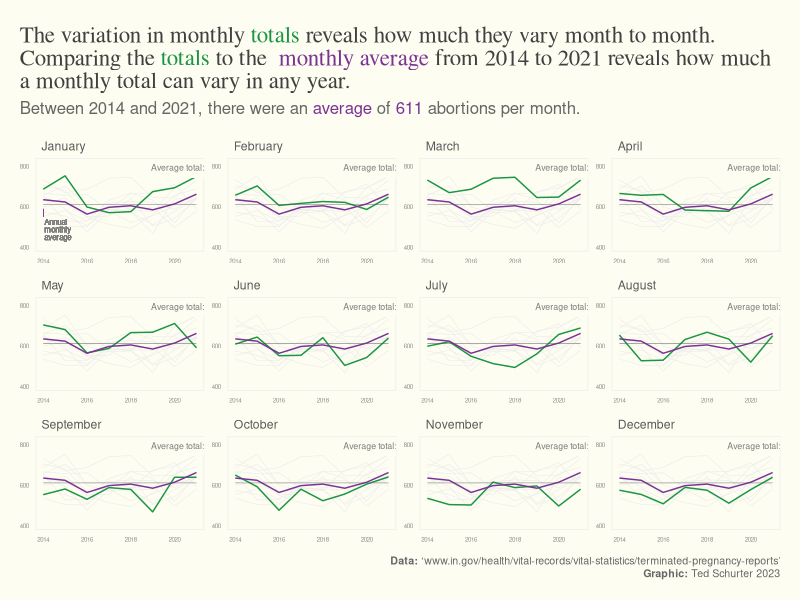
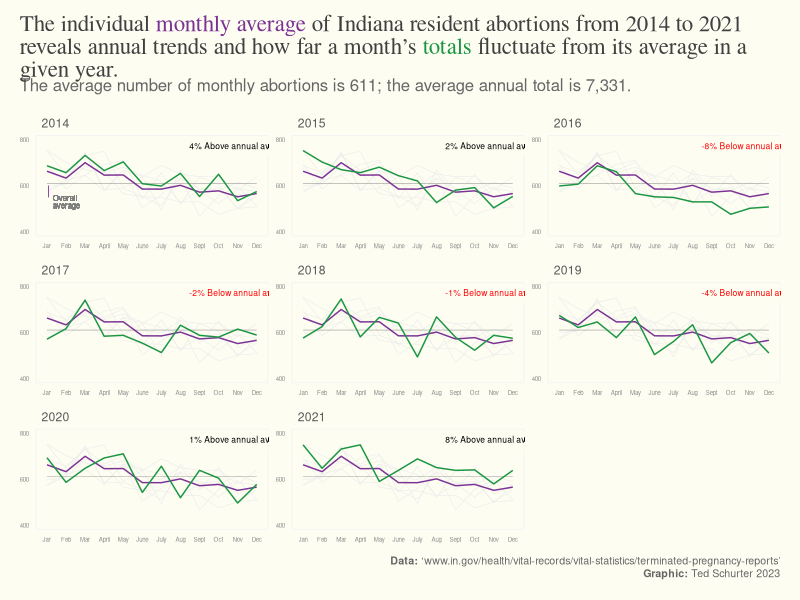
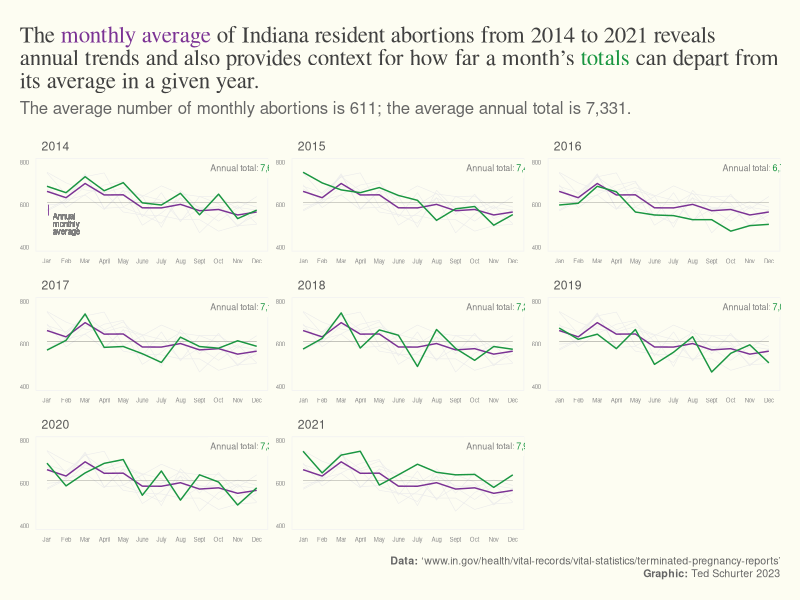
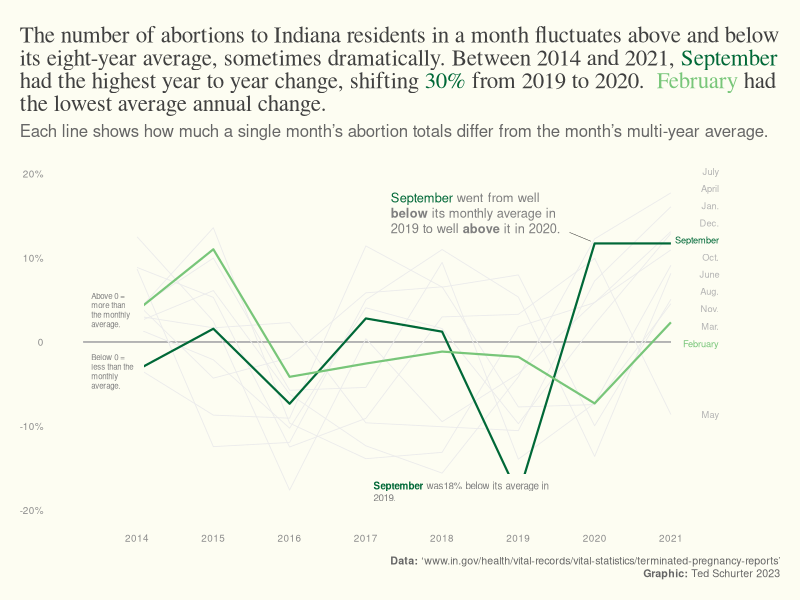

Generate these figures, in order, with R:
library(tidyverse)
library(ggrepel)
library(ggtext)

# import cleaned data 

mnth <- read_csv("Exported_Data/month_ab_IN_res_clean.csv")

# set custom theme ####
t_theme <- function(base_size = 10){
  
  theme_classic() %+replace%
    
    theme( 
      #grid elements
      panel.grid.major.y = element_line(color = "gray85", size = .25),
      #panel.grid.major.y = element_blank(),
      panel.grid.major.x = element_blank(), 
      axis.line = element_blank(),
      axis.ticks = element_blank(), 
      
      #axis.line = element_line(color = "gray90"),
      #axis.line.y = element_blank(),
      
      axis.text = element_text(color = "gray55",
                               size  = rel(.65)),
      axis.title.x = element_blank(),
        # element_text(color = "gray55",
        # size = rel(.65), hjust = 0),
      axis.title.y = element_blank(),
        # element_text(color = "gray55",
        #             size = rel(.6)),
      
      plot.title = element_textbox_simple(size = rel(1.5), color = "gray25", 
                                          hjust = 0,lineheight = 1, 
                                          margin = margin(0.2, 0, .2, 0, unit = "cm"),
                                          family = "serif",face = "plain"),
      plot.subtitle = element_textbox_simple(size = rel(1.1), color = "gray40", hjust = 0,
                                             lineheight = 1,margin = margin(0, 0, .4, 0, unit = "cm"),),
      plot.caption = element_textbox_simple(family = "sans", size = rel(.7),
                                            color = "gray40", halign = 1,
                                            lineheight = 1.2),
      plot.title.position = "plot",
      plot.caption.position = "panel", 
      plot.margin = margin(.5, .5, .5,.5, unit = "cm"),
      plot.background = element_rect(fill  = panel_c,
                                     color = panel_c),
      panel.background = element_rect(fill = panel_c,
                                      color = panel_c)
    )
}


# set colors 

# panel color
panel_c <- "#fdfdf2"

# monthly color 
mc <- "#1a9641"
avgc <- "#7b3294"
# high average month 
h_avgc <- "#006837"  
# low average month
l_avgc <- "#78c679"
# avg month
avg_mc <- "#af8dc3"

mnth$month <- factor(mnth$month, levels = c(
  "January", "February", "March", "April", "May", "June", "July","August",
  "September", "October", "November", "December"))
#
# create new dataframe with column to retain month grouping when faceting
mnth2 <- mnth
mnth2$m2 <- mnth2$month
# remove original month column so new dataframe isn't faceted by it when month is called
mnth2$month <- NULL

mnth_tot_lab <- mnth %>% group_by(month) %>% 
  summarise(m_avg = round(mean(res)))



#

ggplot()+ 
  geom_line(data = mnth2,
            aes(year, res, group = m2), color = "gray92", size = .2)+
  geom_line(data = mnth,
            aes(year, res, group = month),color = mc, show.legend = F)+
  geom_line(data = mnth %>% group_by(year) %>% mutate(avg = mean(res)),
            aes(year, avg, group = month),
            color = avgc)+
  # average monthly total
  geom_richtext(data = mnth_tot_lab,
                aes(x= 2018.7, y = 790, 
                    label = paste0("Average total:<span style = 'color:",mc,"'> ", 
                                   prettyNum(m_avg, big.mark = ",", scientific = FALSE),"</span>")),
                label.colour = NA, fill = panel_c,
                size = rel(2.25), color = "gray50", hjust = 0)+
# # annual mean
  geom_segment(data = mnth %>%
               summarise(res = mean(res)),
             aes(x = 2014, xend = 2021,
                 y = res, yend = res),
             color = "gray30", linewidth = .15,
             show.legend = F)+
  scale_x_continuous(limits = c(2014,2021),
                   breaks = c(2014, 2016, 2018, 2020),
                   labels = c("2014", "2016", "2018",
                              "2020" ))+
  scale_y_continuous(limits = c(400,820),
                     breaks = c(400, 600, 800),
                     labels = c("400", "600", "800"))+
  #annual average label
  # geom_text(data = mnth %>% filter( month == "January"),
  #           aes(x=2016.05, y = 420, label = "Annual average"),
  #           size = rel(2), color = avgc)+
  geom_text(data = mnth %>% filter( month == "January"),
            aes(x= 2014.05, y = 540, label = "Annual\nmonthly\naverage"),
            size = rel(2), color = "gray50", hjust = 0, lineheight = .8, 
            vjust = 1)+
  # annual average label line
  geom_segment(data = mnth %>% filter( month == "January"),
            aes(x=2014, xend = 2014,
                y = 550, yend = 590),
            size = .10, color = avgc)+
  t_theme()+
  facet_wrap(~ month, scales = "free")+
  theme(
    strip.background = element_blank(),
    strip.text = element_text(color = "gray35", hjust = 0),
    panel.grid.major.y = element_blank(),
    panel.background = element_rect(fill = panel_c,
                                    color = "gray93"),
    axis.text = element_text(color = "gray55",
                             size  = rel(.4)),
  )+
  labs(
  title = paste0("The variation in monthly <span style = 'color:",mc,"'>totals</span> 
                 reveals how much they vary month to month. Comparing the <span style =
                 'color:",mc,"'>totals</span> to the <span style = 'color:",avgc,"'>
                 monthly average</span> from 2014 to 2021 reveals how much a monthly total can vary in any year. "),
       
  subtitle = paste0("Between 2014 and 2021, there were an<span style = 'color:",avgc,"'>
                    average</span> of <span style = 'color:",avgc,"'>",
  round(mean(mnth$res)), 
  " </span>abortions per month."),
  caption = "<br>**Data:** 'www.in.gov/health/vital-records/vital-statistics/terminated-pregnancy-reports'<br>
  **Graphic:** Ted Schurter 2023")

#ggsave(filename = "Plots/svg/ab_month.svg",width = 11, height = 6, units = "in")

#
# make facet label reflect average annual % above or below average

# to do so, need to add df with label, color, etc

yr_tot_lab <- mnth %>% group_by(year) %>% 
  mutate(annual = sum(res)) %>% 
  ungroup() %>% 
  mutate(mn_an = mean(annual),
         lab = paste0(if_else(annual>mean(annual), "Above annual average", "Below annual average"))) %>% 
  ungroup() %>% 
  mutate(
    pct = round((annual-mean(annual))/annual*100),
    col = if_else(pct>0, "black", "red"))

# create duplicate year column for faceting
mnth2$y2 <- mnth$year
mnth2$month <- NULL
mnth2$year <- NULL

mnth %>% group_by(month) %>% 
  mutate(av = round(mean(res))) %>% 
  ggplot()+ theme_classic()+
  # lines for all months
  geom_line(data = mnth2,
            aes(m2, res, group = y2), color = "gray92", size = .2)+
  # line for monthly average
  geom_line(data = mnth %>% group_by(month) %>%
              summarise(res = mean(res)) %>%
              ungroup(),
            aes(month, res, group = 1),  color = avgc, show.legend = F)+
  # line for annual average
  geom_segment(data = mnth %>%
                 summarise(res = mean(res)) %>%
                 ungroup(),
               aes(x = 1, xend = 12,
                   y = res, yend = res), size = .1, color = "gray30", 
               #linetype = "dotted", 
               show.legend = F)+
  # line for monthly totals
  geom_line(
    aes(month, res, group = year), color = mc, show.legend = F)+
  # label for monthly average
  geom_text(data = mnth %>% filter( year == "2014"),
            aes(x= 1.3, y = 560, label = "Overall\naverage"),
            size = rel(2), color = "gray50", hjust = 0, lineheight = .8, 
            vjust = 1)+
  # line for label for monthly average
  geom_segment(data = mnth %>% filter( year == "2014"),
               aes(x=1.1, xend = 1.1,
                   y = 550, yend = 600),
               size = .05, color = avgc)+
  # total abortions for year
  geom_richtext(data = yr_tot_lab,
                aes(x= 8.2, y = 770, 
                    label = paste0(pct,"% ",lab," ")),
                label.colour = NA, fill = panel_c,
                size = rel(2.15), color = yr_tot_lab$col, hjust = 0)+
  # invisible mark to preserve equal y scale for each facet
  geom_point(aes(x=1, y = 500), color = panel_c)+
  scale_y_continuous(limits = c(400,800),
                     breaks = c(400, 600, 800),
                     labels = c("400", "600", "800"))+
  scale_x_discrete(
    breaks = c("January", "February", "March", "April","May", "June",
               "July", "August", "September", "October", "November","December"),
    labels = c("Jan","Feb","Mar", "April", "May", "June", "July",
               "Aug", "Sept", "Oct", "Nov", "Dec"))+
  t_theme()+
  facet_wrap(~ year, scales = "free")+
  theme(
    strip.background = element_blank(),
    strip.text = element_text(color = "gray35", hjust = 0),
    panel.grid.major.y = element_blank(),
    panel.background = element_rect(fill = panel_c,
                                    color = "gray95"),
    axis.text = element_text(color = "gray55",
                             size  = rel(.4)),
  )+
  labs(title = paste0("The individual <span style = 'color:",avgc,"'>monthly average</span> of Indiana resident abortions from 2014 to 2021 reveals annual trends 
  and how far a month’s<span style = 'color:",mc,"'> 
  totals</span> fluctuate from its average in a given year."),
  subtitle = paste0("The average number of monthly abortions is ", 
  round(mean(mnth$res)),
  "; the average annual total is ",
  prettyNum(round(mnth %>% group_by(year) %>% summarise(tot = sum(res)) %>% summarise(mean(tot))), big.mark = ",", scientific = FALSE),"."),
       caption = "<br>**Data:** 'www.in.gov/health/vital-records/vital-statistics/terminated-pregnancy-reports'<br>
  **Graphic:** Ted Schurter 2023")
# by year ####

# add another year column to existing separate dataframe - mnth2 - for faceting
mnth2$y2 <- mnth$year
#mnth2$year <- NULL

yr_tot_lab <- mnth %>% group_by(year) %>% 
  summarise(annual = sum(res))

mnth %>% group_by(month, ) %>% 
  mutate(av = round(mean(res))) %>% 
  ggplot()+theme_classic()+
  # lines for all months
  geom_line(data = mnth2,
            aes(m2, res, group = y2), color = "gray92", size = .2)+
  # line for monthly average
  geom_line(data = mnth %>% group_by(month) %>%
              summarise(res = mean(res)) %>%
              ungroup(),
            aes(month, res, group = 1),  color = avgc, show.legend = F)+
  # line for annual average
  geom_segment(data = mnth %>%
              summarise(res = mean(res)) %>%
              ungroup(),
            aes(x = 1, xend = 12,
                y = res, yend = res), size = .1, color = "gray30", 
            #linetype = "dotted", 
            show.legend = F)+
  # line for monthly totals
  geom_line(
              aes(month, res, group = year), color = mc, show.legend = F)+
  # label for monthly average
  geom_text(data = mnth %>% filter( year == "2014"),
            aes(x= 1.3, y = 560, label = "Annual\nmonthly\naverage"),
            size = rel(2), color = "gray50", hjust = 0, lineheight = .8, 
            vjust = 1)+
  # line for label for monthly average
  geom_segment(data = mnth %>% filter( year == "2014"),
               aes(x=1.1, xend = 1.1,
                   y = 550, yend = 600),
               size = .05, color = avgc)+
  # total abortions for year
  geom_richtext(data = yr_tot_lab,
            aes(x= 9.3, y = 770, 
                label = paste0("Annual total:<span style = 'color:",mc,"'> ", 
                               prettyNum(annual, big.mark = ",", scientific = FALSE),"</span>")),
            label.colour = NA, fill = panel_c,
             size = rel(2.25), color = "gray50", hjust = 0)+
  # invisible mark to preserve equal y scale for each facet
  geom_point(aes(x=1, y = 500), color = panel_c)+
  scale_y_continuous(limits = c(400,800),
                     breaks = c(400, 600, 800),
                     labels = c("400", "600", "800"))+
  scale_x_discrete(
    breaks = c("January", "February", "March", "April","May", "June",
               "July", "August", "September", "October", "November","December"),
    labels = c("Jan","Feb","Mar", "April", "May", "June", "July",
               "Aug", "Sept", "Oct", "Nov", "Dec"))+
  t_theme()+
  facet_wrap(~ year, scales = "free")+
  theme(
    strip.background = element_blank(),
    strip.text = element_text(color = "gray35", hjust = 0),
    panel.grid.major.y = element_blank(),
    panel.background = element_rect(fill = panel_c,
                                    color = "gray95"),
    axis.text = element_text(color = "gray55",
                             size  = rel(.4)),
  )+
  labs(title = paste0("The <span style = 'color:",avgc,"'>monthly average</span> 
  of Indiana resident abortions from 2014 to 2021 reveals annual trends 
  and also provides context for how far a month’s<span style = 'color:",mc,"'> 
  totals</span> can depart from its average in a given year."),
  subtitle = paste0("The average number of monthly abortions is ", 
  round(mean(mnth$res)),
  "; the average annual total is ",
  prettyNum(round(mnth %>% group_by(year) %>% summarise(tot = sum(res)) %>% summarise(mean(tot))), big.mark = ",", scientific = FALSE),"."),
       caption = "<br>**Data:** 'www.in.gov/health/vital-records/vital-statistics/terminated-pregnancy-reports'<br>
  **Graphic:** Ted Schurter 2023")


#ggsave(filename = "Plots/svg/ab_month_yr.svg",width = 11, height = 6, units = "in")

#

# non faceted plot showing percent above normal for months by year ####

# short month labels
s_m_lab <-  c("January" = "Jan.",
              "February" = "February",
              "March" = "Mar.", 
              "April" = "April", 
              "May" = "May",
              "June" = "June",
              "July" = "July",
              "August" = "Aug.",
              "September" = "September",
              "October" = "Oct.",
              "November" = "Nov.",
              "December" = "Dec.")

# month labels colors 

m_lab_c <- c("January"    = "gray70",
             "February"   = l_avgc,
             "March"     = "gray70",
             "April"     = "gray70",
             "May"       = "gray70",
             "June"      = "gray70",
             "July"      = "gray70",
             "August"    = "gray70",
             "September" = h_avgc,
             "October"   = "gray70",
             "November"  = "gray70",
             "December"  = "gray70")

# 
# what is the percent above or below the average monthly total for each month?
t <-  mnth %>% 
  ungroup() %>% 
  group_by(month) %>% 
  mutate(mn_avg = mean(res),
         dif_mn = res-mn_avg,
         pct_df_m = (dif_mn/mn_avg)*100) 

ggplot()+ theme_classic()+
  # line for monthly totals
  geom_segment(data = mnth,
               aes(x=2013.3, xend = 2021,
                   y = 0, yend = 0),
               size = .25, color = "gray70")+
  geom_line(data = mnth %>% 
              ungroup() %>% 
              group_by(month) %>% 
              mutate(mn_avg = mean(res),
                     dif_mn = res-mn_avg,
                     pct_df_m = (dif_mn/mn_avg)*100),
            aes(year, pct_df_m, group = month), 
            size = .3, color = "gray92", show.legend = F)+
  geom_line(data = mnth %>% 
              ungroup() %>% 
              group_by(month) %>% 
              mutate(mn_avg = mean(res),
                     dif_mn = res-mn_avg,
                     pct_df_m = (dif_mn/mn_avg)*100) %>% filter(month == "September"),
            aes(year, pct_df_m, group = month), 
            size = .75, color = h_avgc, show.legend = F)+
  geom_line(data = mnth %>% 
              ungroup() %>% 
              group_by(month) %>% 
              mutate(mn_avg = mean(res),
                     dif_mn = res-mn_avg,
                     pct_df_m = (dif_mn/mn_avg)*100) %>% filter(month == "February"),
            aes(year, pct_df_m, group = month), 
            size = .75, color = l_avgc, show.legend = F)+
  
  geom_text_repel(data = mnth %>% 
                    ungroup() %>% 
                    group_by(month) %>% 
                    mutate(mn_avg = mean(res),
                           dif_mn = res-mn_avg,
                           pct_df_m = (dif_mn/mn_avg)*100) %>% filter(year == 2021),
    #data= t %>% filter(year == 2021),
                  aes(year, pct_df_m, label = s_m_lab),
                  xlim = c(2021.7), 
                  hjust = .25,
                  point.padding = 1.25,
                  nudge_y = 0, 
                  nudge_x = .7,
                  force = 2,
                  color = m_lab_c, 
                  segment.color = "gray75",
                  size = rel(2.35), 
                  fontface = "plain", 
                  direction = "y",
                  segment.size = 0.1,
                  min.segment.length = 1.5,
                  seed = 2, 
  )+
  geom_textbox(data = mnth %>% 
                 ungroup() %>% 
                 group_by(month) %>% 
                 mutate(mn_avg = mean(res),
                        dif_mn = res-mn_avg,
                        pct_df_m = (dif_mn/mn_avg)*100),
    aes(x= 2019.85, y = 15.15),
    label = paste0("<span style = 'color:",h_avgc,"'>September</span> 
                went from well **below** its monthly average in 2019 to well **above** it in 2020."),
    label.colour = NA, fill = panel_c,
    size = rel(3.25), color = "gray50", 
    hjust = 1, box.color = NA)+
  geom_textbox(data = mnth %>% 
                 ungroup() %>% 
                 group_by(month) %>% 
                 mutate(mn_avg = mean(res),
                        dif_mn = res-mn_avg,
                        pct_df_m = (dif_mn/mn_avg)*100),
    aes(x= 2017, y = -17.9),
    label = paste0("<span style = 'color:",h_avgc,"'>**September**</span> 
                was", 
                   round(abs(t$pct_df_m[t$year == 2019 & t$month == "September"])),
                   "% below its average in 2019."),
    label.colour = NA, fill = panel_c,
    size = rel(2.5), color = "gray50", 
    hjust = 0, box.color = NA)+
  geom_segment(aes(
    x = 2019.67, xend = 2019.95,
    y = 13, yend = 11.95), 
    color = "gray10", linewidth = .15)+
  geom_textbox(
    aes(x= 2013.3, y = 3.65),
    label = "Above 0 = more than the monthly average.", 
    label.colour = NA, fill = panel_c,
    size = rel(2), color = "gray50", 
    hjust = 0, box.color = NA,   width = unit(.6, "inch"))+
  geom_textbox(
    aes(x= 2013.3, y = -3.65),
    label = "Below 0 = less than the monthly average.", 
    label.colour = NA, fill = panel_c,
    size = rel(2), color = "gray50", 
    hjust = 0, box.color = NA,   width = unit(.6, "inch"))+
  
  
  scale_y_continuous(limits = c(-20,20),
                     breaks = c(-20, -10, 0, 10, 20),
                     labels = c("-20%", "-10%", "0", "10%", "20%"))+
  scale_x_continuous(limits = c(2013.3, 2022),
                     breaks = seq(2013, 2022, by = 1),
                     labels = c( "", "2014", "2015", "2016", "2017", "2018",
                                 "2019", "2020", "2021", ""))+
  t_theme()+
  #facet_wrap(~ month, scales = "free")+
  theme(
    strip.background = element_blank(),
    strip.text = element_text(color = "gray35", hjust = 0),
    panel.grid.major.y = element_blank(),
    # panel.background = element_rect(fill = panel_c,
    #                                 color = "gray95"),
    # axis.text.y = element_markdown(color = "gray55",
    #                          size  = rel(.6)),
  )+
  labs(title = paste0("The number of abortions to Indiana residents in a month fluctuates above 
  and below its eight-year average, sometimes dramatically. Between 2014 and 
  2021,<span style = 'color:",h_avgc,"'> ",
                      month.name[as.numeric(t %>% mutate(ab_pct_cg = pct_df_m-lag(pct_df_m)) %>% 
                                              arrange(desc(abs(ab_pct_cg))) %>% ungroup() %>% slice(1) %>% select(month))],"
  </span>had the highest year to year change, shifting <span style = 'color:",h_avgc,"'>",
                      round(t %>% mutate(ab_pct_cg = pct_df_m-lag(pct_df_m)) %>% arrange(desc(abs(ab_pct_cg))) %>% 
                              ungroup() %>% slice(1) %>% select(ab_pct_cg)),
                      "% </span>from 2019 to 2020. <span style = 'color:",l_avgc,"'> ",
                      month.name[as.numeric(mnth %>% group_by(month) %>% mutate(mn_df = 100*(res-lag(res))/lag(res)) %>% ungroup() %>% 
                                              group_by(month) %>% summarise(m = mean(mn_df, na.rm = T)) %>%  arrange(abs(m)) %>% select(month) %>% slice(1))],"
  </span>had the lowest average annual change."),
       
       subtitle = "Each line shows how much a single month's abortion totals differ
  from the month's multi-year average.",      
       caption = "<br>**Data:** 'www.in.gov/health/vital-records/vital-statistics/terminated-pregnancy-reports'<br>
  **Graphic:** Ted Schurter 2023")  



